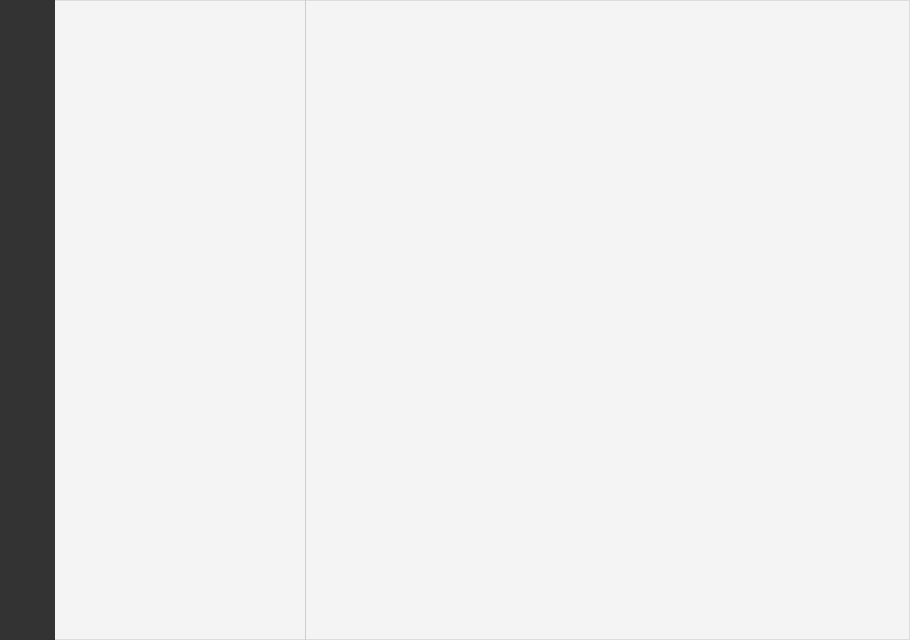
<?xml version="1.0" encoding="UTF-8"?>
<ui version="4.0">
 <class>MainWindow</class>
 <widget class="QMainWindow" name="MainWindow">
  <property name="geometry">
   <rect>
    <x>0</x>
    <y>0</y>
    <width>910</width>
    <height>640</height>
   </rect>
  </property>
  <property name="minimumSize">
   <size>
    <width>700</width>
    <height>500</height>
   </size>
  </property>
  <property name="windowTitle">
   <string>MainWindow</string>
  </property>
  <property name="styleSheet">
   <string notr="true">QMainWindow#MainWindow
{
  background: #f4f4f4;
}
QWidget#centralWidget
{
  background: #f4f4f4;
  border: 1px solid #ddd;
}
QWidget#menuWidget
{
  background: #333; 
}
QWidget#chatWidget
{
  border: 1px solid #ddd;
  border-left: none;
}
QWidget#contentWidget
{
  background-repeat: no-repeat;
  background-image: url(&quot;:images/wechat.svg&quot;);
  background-position: center;
}
QPushButton#maxinBtn,
QPushButton#mininBtn,
QPushButton#closeBtn,
QPushButton#stickBtn
{
  border: none;
  background: #f4f4f4;
  margin: 1px;
}
QPushButton#stickBtn:pressed,
QPushButton#stickBtn:hover,
QPushButton#maxinBtn:pressed,
QPushButton#maxinBtn:hover,
QPushButton#mininBtn:pressed,
QPushButton#mininBtn:hover
{
  background: #c4c4c4;
}
QPushButton#closeBtn:pressed,
QPushButton#closeBtn:hover
{
  background: #fb7373;
}
QPushButton
{
  background: #333;
  border: none;
}
#line
{
  border: none;
  background: #ccc;
}
QScrollBar:vertical
{
  background:transparent;
  padding:0px;
  width: 8px;
}
QScrollBar::handle:vertical
{
  background:rgba(0,0,0,15%);
  border-radius:4px;
}
QScrollBar::handle:vertical:hover,
QScrollBar::handle:vertical:pressed
{
  background:rgba(0,0,0,30%);
}
QScrollBar::add-page:vertical,
QScrollBar::sub-page:vertical
{
  background:none;
}
QScrollBar::add-line:vertical,
QScrollBar::sub-line:vertical
{
  background:none;
}</string>
  </property>
  <widget class="QWidget" name="centralWidget">
   <property name="minimumSize">
    <size>
     <width>700</width>
     <height>500</height>
    </size>
   </property>
   <property name="autoFillBackground">
    <bool>false</bool>
   </property>
   <layout class="QGridLayout" name="gridLayout">
    <property name="leftMargin">
     <number>0</number>
    </property>
    <property name="topMargin">
     <number>0</number>
    </property>
    <property name="rightMargin">
     <number>0</number>
    </property>
    <property name="bottomMargin">
     <number>0</number>
    </property>
    <property name="spacing">
     <number>0</number>
    </property>
    <item row="0" column="2">
     <widget class="Line" name="line">
      <property name="maximumSize">
       <size>
        <width>1</width>
        <height>16777215</height>
       </size>
      </property>
      <property name="orientation">
       <enum>Qt::Vertical</enum>
      </property>
     </widget>
    </item>
    <item row="0" column="1">
     <widget class="QWidget" name="chatListWidget" native="true">
      <property name="sizePolicy">
       <sizepolicy hsizetype="Expanding" vsizetype="Expanding">
        <horstretch>0</horstretch>
        <verstretch>0</verstretch>
       </sizepolicy>
      </property>
      <property name="minimumSize">
       <size>
        <width>250</width>
        <height>0</height>
       </size>
      </property>
      <property name="maximumSize">
       <size>
        <width>250</width>
        <height>16777215</height>
       </size>
      </property>
      <layout class="QGridLayout" name="gridLayout_2">
       <property name="leftMargin">
        <number>0</number>
       </property>
       <property name="topMargin">
        <number>0</number>
       </property>
       <property name="rightMargin">
        <number>0</number>
       </property>
       <property name="bottomMargin">
        <number>0</number>
       </property>
       <property name="spacing">
        <number>0</number>
       </property>
      </layout>
     </widget>
    </item>
    <item row="0" column="3">
     <widget class="QWidget" name="chatWidget" native="true">
      <property name="minimumSize">
       <size>
        <width>0</width>
        <height>0</height>
       </size>
      </property>
      <layout class="QGridLayout" name="gridLayout_3">
       <property name="leftMargin">
        <number>0</number>
       </property>
       <property name="topMargin">
        <number>0</number>
       </property>
       <property name="rightMargin">
        <number>0</number>
       </property>
       <property name="bottomMargin">
        <number>0</number>
       </property>
       <property name="spacing">
        <number>0</number>
       </property>
       <item row="0" column="0">
        <widget class="QWidget" name="headWidget" native="true">
         <property name="minimumSize">
          <size>
           <width>0</width>
           <height>25</height>
          </size>
         </property>
         <property name="maximumSize">
          <size>
           <width>16777215</width>
           <height>25</height>
          </size>
         </property>
         <layout class="QHBoxLayout" name="horizontalLayout">
          <property name="spacing">
           <number>0</number>
          </property>
          <property name="leftMargin">
           <number>0</number>
          </property>
          <property name="topMargin">
           <number>0</number>
          </property>
          <property name="rightMargin">
           <number>0</number>
          </property>
          <property name="bottomMargin">
           <number>0</number>
          </property>
          <item>
           <widget class="QWidget" name="nullWidget" native="true">
            <property name="maximumSize">
             <size>
              <width>16777215</width>
              <height>25</height>
             </size>
            </property>
           </widget>
          </item>
          <item>
           <widget class="QWidget" name="toolWidget" native="true">
            <property name="maximumSize">
             <size>
              <width>135</width>
              <height>25</height>
             </size>
            </property>
            <layout class="QHBoxLayout" name="horizontalLayout_2">
             <property name="spacing">
              <number>0</number>
             </property>
             <property name="leftMargin">
              <number>0</number>
             </property>
             <property name="topMargin">
              <number>0</number>
             </property>
             <property name="rightMargin">
              <number>0</number>
             </property>
             <property name="bottomMargin">
              <number>0</number>
             </property>
             <item>
              <widget class="QPushButton" name="stickBtn">
               <property name="sizePolicy">
                <sizepolicy hsizetype="Expanding" vsizetype="Expanding">
                 <horstretch>0</horstretch>
                 <verstretch>0</verstretch>
                </sizepolicy>
               </property>
               <property name="text">
                <string/>
               </property>
               <property name="icon">
                <iconset resource="res.qrc">
                 <normaloff>:/images/sticky.svg</normaloff>:/images/sticky.svg</iconset>
               </property>
               <property name="iconSize">
                <size>
                 <width>12</width>
                 <height>12</height>
                </size>
               </property>
               <property name="checkable">
                <bool>true</bool>
               </property>
              </widget>
             </item>
             <item>
              <widget class="QPushButton" name="mininBtn">
               <property name="sizePolicy">
                <sizepolicy hsizetype="Expanding" vsizetype="Expanding">
                 <horstretch>0</horstretch>
                 <verstretch>0</verstretch>
                </sizepolicy>
               </property>
               <property name="text">
                <string/>
               </property>
               <property name="icon">
                <iconset resource="res.qrc">
                 <normaloff>:/images/min.svg</normaloff>:/images/min.svg</iconset>
               </property>
               <property name="iconSize">
                <size>
                 <width>12</width>
                 <height>12</height>
                </size>
               </property>
              </widget>
             </item>
             <item>
              <widget class="QPushButton" name="maxinBtn">
               <property name="sizePolicy">
                <sizepolicy hsizetype="Expanding" vsizetype="Expanding">
                 <horstretch>0</horstretch>
                 <verstretch>0</verstretch>
                </sizepolicy>
               </property>
               <property name="text">
                <string/>
               </property>
               <property name="icon">
                <iconset resource="res.qrc">
                 <normaloff>:/images/max.svg</normaloff>:/images/max.svg</iconset>
               </property>
               <property name="iconSize">
                <size>
                 <width>12</width>
                 <height>12</height>
                </size>
               </property>
              </widget>
             </item>
             <item>
              <widget class="QPushButton" name="closeBtn">
               <property name="sizePolicy">
                <sizepolicy hsizetype="Expanding" vsizetype="Expanding">
                 <horstretch>0</horstretch>
                 <verstretch>0</verstretch>
                </sizepolicy>
               </property>
               <property name="text">
                <string/>
               </property>
               <property name="icon">
                <iconset resource="res.qrc">
                 <normaloff>:/images/close.svg</normaloff>:/images/close.svg</iconset>
               </property>
               <property name="iconSize">
                <size>
                 <width>12</width>
                 <height>12</height>
                </size>
               </property>
              </widget>
             </item>
            </layout>
           </widget>
          </item>
         </layout>
        </widget>
       </item>
       <item row="1" column="0">
        <widget class="QWidget" name="contentWidget" native="true">
         <property name="sizePolicy">
          <sizepolicy hsizetype="Preferred" vsizetype="Preferred">
           <horstretch>0</horstretch>
           <verstretch>0</verstretch>
          </sizepolicy>
         </property>
         <property name="autoFillBackground">
          <bool>false</bool>
         </property>
         <layout class="QGridLayout" name="gridLayout_4">
          <property name="leftMargin">
           <number>0</number>
          </property>
          <property name="topMargin">
           <number>0</number>
          </property>
          <property name="rightMargin">
           <number>0</number>
          </property>
          <property name="bottomMargin">
           <number>0</number>
          </property>
          <property name="spacing">
           <number>0</number>
          </property>
         </layout>
        </widget>
       </item>
      </layout>
     </widget>
    </item>
    <item row="0" column="0">
     <widget class="QWidget" name="menuWidget" native="true">
      <property name="minimumSize">
       <size>
        <width>55</width>
        <height>0</height>
       </size>
      </property>
      <property name="maximumSize">
       <size>
        <width>55</width>
        <height>16777215</height>
       </size>
      </property>
      <property name="layoutDirection">
       <enum>Qt::LeftToRight</enum>
      </property>
      <property name="autoFillBackground">
       <bool>false</bool>
      </property>
      <property name="styleSheet">
       <string notr="true"/>
      </property>
      <layout class="QVBoxLayout" name="verticalLayout_2">
       <property name="spacing">
        <number>0</number>
       </property>
       <property name="leftMargin">
        <number>0</number>
       </property>
       <property name="topMargin">
        <number>0</number>
       </property>
       <property name="rightMargin">
        <number>0</number>
       </property>
       <property name="bottomMargin">
        <number>0</number>
       </property>
       <item>
        <widget class="QWidget" name="chatMenuWidget" native="true">
         <property name="sizePolicy">
          <sizepolicy hsizetype="Expanding" vsizetype="Expanding">
           <horstretch>0</horstretch>
           <verstretch>0</verstretch>
          </sizepolicy>
         </property>
         <property name="maximumSize">
          <size>
           <width>16777215</width>
           <height>16777215</height>
          </size>
         </property>
         <layout class="QVBoxLayout" name="verticalLayout_3">
          <property name="spacing">
           <number>0</number>
          </property>
          <property name="leftMargin">
           <number>0</number>
          </property>
          <property name="topMargin">
           <number>30</number>
          </property>
          <property name="rightMargin">
           <number>0</number>
          </property>
          <property name="bottomMargin">
           <number>40</number>
          </property>
          <item>
           <widget class="QPushButton" name="headBtn">
            <property name="maximumSize">
             <size>
              <width>55</width>
              <height>50</height>
             </size>
            </property>
            <property name="cursor">
             <cursorShape>ArrowCursor</cursorShape>
            </property>
            <property name="text">
             <string/>
            </property>
            <property name="icon">
             <iconset resource="res.qrc">
              <normaloff>:/images/icon/5.png</normaloff>:/images/icon/5.png</iconset>
            </property>
            <property name="iconSize">
             <size>
              <width>40</width>
              <height>40</height>
             </size>
            </property>
            <property name="checkable">
             <bool>true</bool>
            </property>
           </widget>
          </item>
          <item>
           <widget class="QPushButton" name="allchatBtn">
            <property name="maximumSize">
             <size>
              <width>55</width>
              <height>35</height>
             </size>
            </property>
            <property name="text">
             <string/>
            </property>
            <property name="icon">
             <iconset resource="res.qrc">
              <normaloff>:/images/chat.svg</normaloff>
              <normalon>:/images/chat2.svg</normalon>
              <selectedoff>:/images/chat.svg</selectedoff>
              <selectedon>:/images/chat2.svg</selectedon>:/images/chat.svg</iconset>
            </property>
            <property name="iconSize">
             <size>
              <width>20</width>
              <height>20</height>
             </size>
            </property>
            <property name="checkable">
             <bool>true</bool>
            </property>
            <property name="checked">
             <bool>true</bool>
            </property>
           </widget>
          </item>
          <item>
           <widget class="QPushButton" name="contactBtn">
            <property name="maximumSize">
             <size>
              <width>55</width>
              <height>35</height>
             </size>
            </property>
            <property name="text">
             <string/>
            </property>
            <property name="icon">
             <iconset resource="res.qrc">
              <normaloff>:/images/contact.svg</normaloff>
              <normalon>:/images/contact2.svg</normalon>
              <selectedoff>:/images/contact.svg</selectedoff>
              <selectedon>:/images/contact2.svg</selectedon>:/images/contact.svg</iconset>
            </property>
            <property name="iconSize">
             <size>
              <width>20</width>
              <height>20</height>
             </size>
            </property>
            <property name="checkable">
             <bool>true</bool>
            </property>
           </widget>
          </item>
          <item>
           <widget class="QPushButton" name="collectBtn">
            <property name="maximumSize">
             <size>
              <width>55</width>
              <height>35</height>
             </size>
            </property>
            <property name="text">
             <string/>
            </property>
            <property name="icon">
             <iconset resource="res.qrc">
              <normaloff>:/images/collect.svg</normaloff>
              <normalon>:/images/collect2.svg</normalon>
              <selectedoff>:/images/collect.svg</selectedoff>
              <selectedon>:/images/collect2.svg</selectedon>:/images/collect.svg</iconset>
            </property>
            <property name="iconSize">
             <size>
              <width>20</width>
              <height>20</height>
             </size>
            </property>
            <property name="checkable">
             <bool>true</bool>
            </property>
           </widget>
          </item>
          <item>
           <widget class="QPushButton" name="folderBtn">
            <property name="maximumSize">
             <size>
              <width>55</width>
              <height>35</height>
             </size>
            </property>
            <property name="text">
             <string/>
            </property>
            <property name="icon">
             <iconset resource="res.qrc">
              <normaloff>:/images/folder.svg</normaloff>:/images/folder.svg</iconset>
            </property>
            <property name="iconSize">
             <size>
              <width>20</width>
              <height>20</height>
             </size>
            </property>
           </widget>
          </item>
          <item>
           <widget class="QPushButton" name="circleBtn">
            <property name="maximumSize">
             <size>
              <width>55</width>
              <height>35</height>
             </size>
            </property>
            <property name="text">
             <string/>
            </property>
            <property name="icon">
             <iconset resource="res.qrc">
              <normaloff>:/images/circle.svg</normaloff>:/images/circle.svg</iconset>
            </property>
            <property name="iconSize">
             <size>
              <width>20</width>
              <height>20</height>
             </size>
            </property>
           </widget>
          </item>
          <item>
           <widget class="QPushButton" name="videoBtn">
            <property name="maximumSize">
             <size>
              <width>55</width>
              <height>35</height>
             </size>
            </property>
            <property name="text">
             <string/>
            </property>
            <property name="icon">
             <iconset resource="res.qrc">
              <normaloff>:/images/video.svg</normaloff>:/images/video.svg</iconset>
            </property>
            <property name="iconSize">
             <size>
              <width>20</width>
              <height>20</height>
             </size>
            </property>
           </widget>
          </item>
          <item>
           <widget class="QPushButton" name="watchBtn">
            <property name="maximumSize">
             <size>
              <width>55</width>
              <height>35</height>
             </size>
            </property>
            <property name="text">
             <string/>
            </property>
            <property name="icon">
             <iconset resource="res.qrc">
              <normaloff>:/images/watch.svg</normaloff>:/images/watch.svg</iconset>
            </property>
            <property name="iconSize">
             <size>
              <width>20</width>
              <height>20</height>
             </size>
            </property>
           </widget>
          </item>
          <item>
           <widget class="QPushButton" name="searchBtn">
            <property name="maximumSize">
             <size>
              <width>55</width>
              <height>35</height>
             </size>
            </property>
            <property name="text">
             <string/>
            </property>
            <property name="icon">
             <iconset resource="res.qrc">
              <normaloff>:/images/search.svg</normaloff>:/images/search.svg</iconset>
            </property>
            <property name="iconSize">
             <size>
              <width>20</width>
              <height>20</height>
             </size>
            </property>
           </widget>
          </item>
         </layout>
        </widget>
       </item>
       <item>
        <widget class="QWidget" name="toolMenuWidget" native="true">
         <property name="sizePolicy">
          <sizepolicy hsizetype="Expanding" vsizetype="Expanding">
           <horstretch>0</horstretch>
           <verstretch>0</verstretch>
          </sizepolicy>
         </property>
         <property name="minimumSize">
          <size>
           <width>0</width>
           <height>180</height>
          </size>
         </property>
         <property name="maximumSize">
          <size>
           <width>16777215</width>
           <height>180</height>
          </size>
         </property>
         <layout class="QVBoxLayout" name="verticalLayout">
          <property name="spacing">
           <number>0</number>
          </property>
          <property name="leftMargin">
           <number>0</number>
          </property>
          <property name="topMargin">
           <number>50</number>
          </property>
          <property name="rightMargin">
           <number>0</number>
          </property>
          <property name="bottomMargin">
           <number>0</number>
          </property>
          <item>
           <widget class="QPushButton" name="appletBtn">
            <property name="minimumSize">
             <size>
              <width>0</width>
              <height>35</height>
             </size>
            </property>
            <property name="maximumSize">
             <size>
              <width>16777215</width>
              <height>35</height>
             </size>
            </property>
            <property name="text">
             <string/>
            </property>
            <property name="icon">
             <iconset resource="res.qrc">
              <normaloff>:/images/applet.svg</normaloff>:/images/applet.svg</iconset>
            </property>
            <property name="iconSize">
             <size>
              <width>20</width>
              <height>20</height>
             </size>
            </property>
           </widget>
          </item>
          <item>
           <widget class="QPushButton" name="phoneBtn">
            <property name="minimumSize">
             <size>
              <width>0</width>
              <height>35</height>
             </size>
            </property>
            <property name="maximumSize">
             <size>
              <width>16777215</width>
              <height>35</height>
             </size>
            </property>
            <property name="text">
             <string/>
            </property>
            <property name="icon">
             <iconset resource="res.qrc">
              <normaloff>:/images/phone.svg</normaloff>:/images/phone.svg</iconset>
            </property>
            <property name="iconSize">
             <size>
              <width>20</width>
              <height>20</height>
             </size>
            </property>
           </widget>
          </item>
          <item>
           <widget class="QPushButton" name="moreBtn">
            <property name="minimumSize">
             <size>
              <width>0</width>
              <height>35</height>
             </size>
            </property>
            <property name="maximumSize">
             <size>
              <width>16777215</width>
              <height>35</height>
             </size>
            </property>
            <property name="text">
             <string/>
            </property>
            <property name="icon">
             <iconset resource="res.qrc">
              <normaloff>:/images/more.svg</normaloff>:/images/more.svg</iconset>
            </property>
            <property name="iconSize">
             <size>
              <width>20</width>
              <height>20</height>
             </size>
            </property>
           </widget>
          </item>
         </layout>
        </widget>
       </item>
      </layout>
     </widget>
    </item>
   </layout>
  </widget>
 </widget>
 <resources>
  <include location="res.qrc"/>
 </resources>
 <connections/>
</ui>
